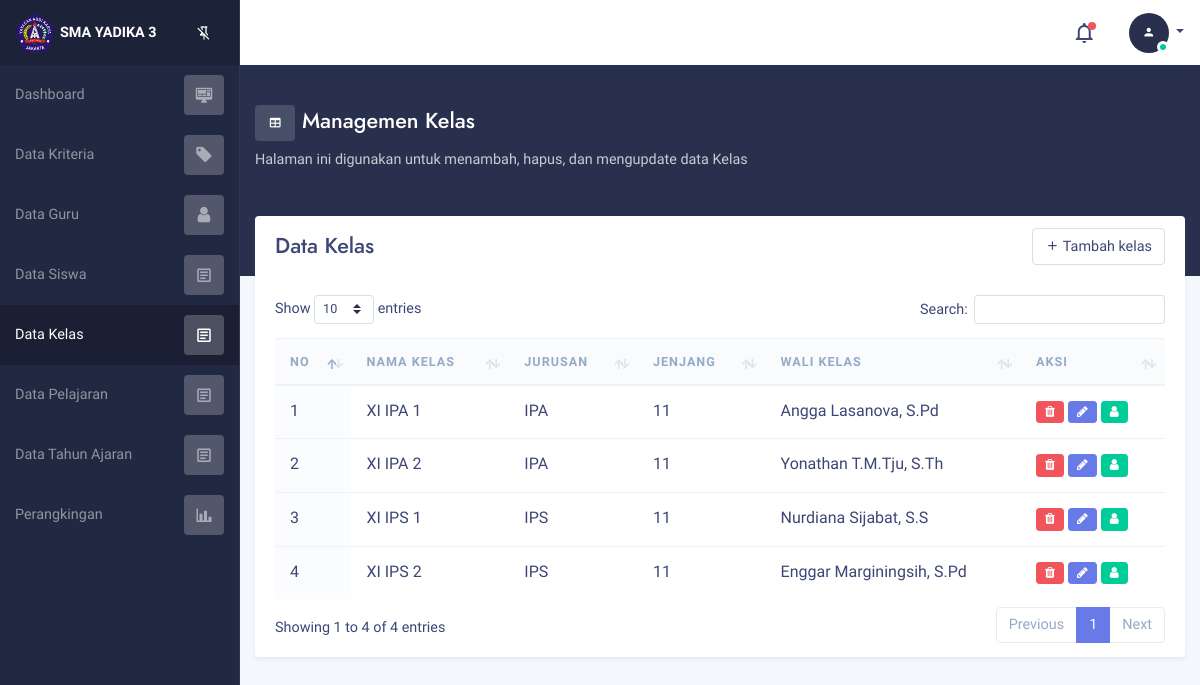
Page /index.php?p=kelas (signed in) on the committed database.
### tables this page shows
CREATE TABLE `tbl_kelas`  (
  `id_kelas` int(11) NOT NULL AUTO_INCREMENT,
  `tingkat` int(11) NOT NULL,
  `jurusan` varchar(100) NOT NULL,
  `nama_kelas` varchar(30) NOT NULL,
  `wali_kelas` int(11) NOT NULL,
  `status` int(11) NOT NULL,
  PRIMARY KEY (`id_kelas`) USING BTREE
);

CREATE TABLE `tbl_pengguna`  (
  `id_pengguna` int(11) NOT NULL AUTO_INCREMENT,
  `nip` varchar(18) NOT NULL,
  `nama` varchar(50) NOT NULL,
  `username` varchar(100) NOT NULL,
  `password` varchar(250) NOT NULL,
  `wali_kelas` varchar(10) NOT NULL,
  `role` varchar(100) NOT NULL,
  PRIMARY KEY (`id_pengguna`) USING BTREE
);

### pages/v_kelas.php (the view, shortened to what this page needs)
<?php
    $kelas = mysqli_query($db, "SELECT * from tbl_kelas left join tbl_pengguna on tbl_pengguna.id_pengguna=tbl_kelas.wali_kelas")
?>
<div class="bg-dark">
    <div class="container  m-b-30">
        <div class="row">
            <div class="col-12 text-white p-t-40 p-b-90">
                <h4 class=""> <span class="btn btn-white-translucent">
                        <i class="mdi mdi-table "></i></span> Managemen Kelas
                </h4>
                <p class="opacity-75 ">
                    Halaman ini digunakan untuk menambah, hapus, dan mengupdate data Kelas
                </p>
            </div>
        </div>
    </div>
</div>
<div class="container  pull-up">
    <div class="row">
        <div class="col-12">
            <div class="card mb-3">
                <div class="card-body">
                    <div class="row m-b-20">
                        <div class="col-md-6 my-auto">
                            <h4 class="m-0">Data Kelas</h4>
                        </div>
                        <div class="col-md-6 text-right my-auto">
                            <div class="btn-group" role="group" aria-label="Basic example">
                                <button type="button" class="btn btn-white shadow-none" data-toggle="modal"
                                    data-target="#modalTambahKelas"><i class="mdi mdi-plus"></i> Tambah kelas
                                </button>
                            </div>
                        </div>
                    </div>
                    <div class="table-responsive p-t-10">
                        <table id="example" class="table" style="width:100%">
                            <thead>
                                <tr>
                                    <th>No</th>
                                    <th>Nama Kelas</th>
                                    <th>Jurusan</th>
                                    <th>Jenjang</th>
                                    <th>Wali Kelas</th>
                                    <th>Aksi</th>
                                </tr>
                            </thead>
                            <tbody>
                                <?php $no=1; while($row = mysqli_fetch_array($kelas)) {?>
                                <tr>
                                    <td><?=$no++?></td>
                                    <td><?=$row['nama_kelas']?></td>
                                    <td><?=$row['jurusan']?></td>
                                    <td><?=$row['tingkat']?></td>
                                    <td><?=$row['nama']?$row['nama']:'Wali Kelas Belum di set'?></td>
                                    <td>
                                        <a href="<?=BASE_URL?>/api/kelas.php?aksi=delete&id=<?=$row['id_kelas']?>" class="btn btn-sm btn-danger" onclick="return confirm('Apakah anda yakin akan menghapus data kelas tersebut?');"><i class="fa fa-trash"></i></a>
                                        <a href="<?=BASE_URL?>/index.php?p=update_kelas&id=<?=$row['id_kelas']?>" class="btn btn-sm btn-primary"><i class="fa fa-pencil"></i></a>
                                        <a href="<?=BASE_URL?>/index.php?p=anggota_kelas&id=<?=$row['id_kelas']?>" class="btn btn-sm btn-success" title="Klik untuk menambahkan anggota kelas"><i class="fa fa-user"></i></a>
                                    </td>
                                </tr>
                                <?php }?>
                            </tbody>
                        </table>
                    </div>
                </div>
            </div>
        </div>
    </div>
</div>

### rows in the picture
tbl_kelas: nama_kelas "XI IPA 1", jurusan "IPA", tingkat "11", tbl_pengguna.nama "Angga Lasanova, S.Pd"
tbl_kelas: nama_kelas "XI IPA 2", jurusan "IPA", tingkat "11", tbl_pengguna.nama "Yonathan T.M.Tju, S.Th"
tbl_kelas: nama_kelas "XI IPS 1", jurusan "IPS", tingkat "11", tbl_pengguna.nama "Nurdiana Sijabat, S.S"
tbl_kelas: nama_kelas "XI IPS 2", jurusan "IPS", tingkat "11", tbl_pengguna.nama "Enggar Marginingsih, S.Pd"
